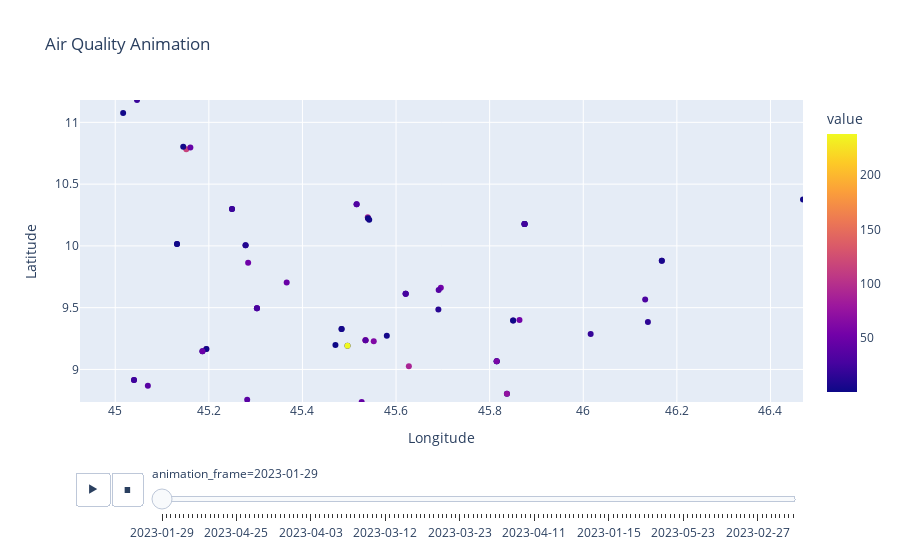

This figure's notebook cell:
### Code cell
#donya
figan = px.scatter(gdf_sen_meas, x="lng", y="lat", animation_frame=gdfdate, color="value",
                 range_x=[gdf_sen_meas['lng'].min(), gdf_sen_meas['lng'].max()],
                 range_y=[gdf_sen_meas['lat'].min(), gdf_sen_meas['lat'].max()],
                 title="Air Quality Animation")

figan.update_layout(xaxis_title="Longitude", yaxis_title="Latitude")

### Figure 1 — Plotly figure (JSON) as saved in the notebook; plotly's stock layout.template omitted (floating-point values rounded to 4 significant figures)
{"data": [{"hovertemplate": "animation_frame=2023-01-29<br>lng=%{x}<br>lat=%{y}<br>value=%{marker.color}<extra></extra>", "legendgroup": "", "marker": {"color": [30.1, 90.1, 0.6, 0.9, 133.5, 67.5, 36.6, 115.8, 24, 1.5, 45.2, 53.9, 38.5, 98.3, 1.1, 61.8, 3.5, 2.6, 9.7, 22.1, 17.2, 10.2, 38.7, 1.1, 0.8, 55, 48, 37.6, 23.3, 50.9, 30.1, 2, 29.8, 57.5, 27.6, 38.5, 2.9, 1, 2.3, 18.9, 2.5, 15.4, 49.5, 6.9, 12.7, 6.3, 24.8, 28.6, 26.4, 73.9, 49.7, 3.5, 3.6, 51.9, 237.9, 53.5, 0.4, 91.5, 45.9, 58.7, 32, 20.5, 13.4, 4.8, 35.7, 0.7], "coloraxis": "coloraxis", "symbol": "circle"}, "mode": "markers", "name": "", "orientation": "v", "showlegend": false, "type": "scatter", "x": [46.17, 45.63, 45.54, 45.47, 45.53, 45.53, 45.53, 45.15, 45.13, 45.84, 45.53, 45.86, 45.04, 45.19, 45.13, 45.55, 45.58, 45.19, 45.25, 45.25, 45.28, 45.28, 45.28, 45.82, 45.82, 45.62, 45.37, 45.07, 45.04, 45.54, 46.13, 45.19, 45.3, 45.3, 45.3, 45.52, 45.15, 45.5, 45.02, 46.02, 46.47, 46.14, 45.19, 45.87, 45.87, 45.87, 45.87, 45.62, 45.62, 45.84, 45.85, 45.48, 45.48, 45.28, 45.5, 45.7, 45.85, 45.54, 45.16, 45.82, 45.52, 45.05, 45.69, 46.17, 45.69, 45.54], "xaxis": "x", "y": [9.879, 9.026, 10.21, 9.197, 9.236, 9.236, 9.236, 10.78, 10.02, 8.804, 8.736, 9.4, 8.914, 9.165, 10.02, 9.228, 9.274, 9.147, 10.3, 10.3, 10.01, 10.01, 8.754, 9.067, 9.067, 9.612, 9.704, 8.869, 8.914, 10.22, 9.566, 9.165, 9.495, 9.495, 9.495, 10.34, 10.8, 9.191, 11.08, 9.286, 10.38, 9.385, 9.147, 10.18, 10.18, 10.18, 10.18, 9.612, 9.612, 8.804, 9.396, 9.327, 9.327, 9.863, 9.191, 9.661, 9.396, 10.23, 10.8, 9.067, 10.34, 11.18, 9.484, 9.879, 9.644, 10.22], "yaxis": "y"}], "layout": {"autosize": true, "coloraxis": {"colorbar": {"title": {"text": "value"}}, "colorscale": [[0, "#0d0887"], [0.1111, "#46039f"], [0.2222, "#7201a8"], [0.3333, "#9c179e"], [0.4444, "#bd3786"], [0.5556, "#d8576b"], [0.6667, "#ed7953"], [0.7778, "#fb9f3a"], [0.8889, "#fdca26"], [1, "#f0f921"]]}, "legend": {"tracegroupgap": 0}, "sliders": [{"active": 0, "currentvalue": {"prefix": "animation_frame="}, "len": 0.9, "pad": {"b": 10, "t": 60}, "steps": [{"args": [["2023-01-29"], {"frame": {"duration": 0, "redraw": false}, "fromcurrent": true, "mode": "immediate", "transition": {"duration": 0, "easing": "linear"}}], "label": "2023-01-29", "method": "animate"}, {"args": [["2023-01-25"], {"frame": {"duration": 0, "redraw": false}, "fromcurrent": true, "mode": "immediate", "transition": {"duration": 0, "easing": "linear"}}], "label": "2023-01-25", "method": "animate"}, {"args": [["2023-04-28"], {"frame": {"duration": 0, "redraw": false}, "fromcurrent": true, "mode": "immediate", "transition": {"duration": 0, "easing": "linear"}}], "label": "2023-04-28", "method": "animate"}, {"args": [["2023-04-27"], {"frame": {"duration": 0, "redraw": false}, "fromcurrent": true, "mode": "immediate", "transition": {"duration": 0, "easing": "linear"}}], "label": "2023-04-27", "method": "animate"}, {"args": [["2023-02-18"], {"frame": {"duration": 0, "redraw": false}, "fromcurrent": true, "mode": "immediate", "transition": {"duration": 0, "easing": "linear"}}], "label": "2023-02-18", "method": "animate"}, {"args": [["2023-03-22"], {"frame": {"duration": 0, "redraw": false}, "fromcurrent": true, "mode": "immediate", "transition": {"duration": 0, "easing": "linear"}}], "label": "2023-03-22", "method": "animate"}, {"args": [["2023-01-09"], {"frame": {"duration": 0, "redraw": false}, "fromcurrent": true, "mode": "immediate", "transition": {"duration": 0, "easing": "linear"}}], "label": "2023-01-09", "method": "animate"}, {"args": [["2023-02-09"], {"frame": {"duration": 0, "redraw": false}, "fromcurrent": true, "mode": "immediate", "transition": {"duration": 0, "easing": "linear"}}], "label": "2023-02-09", "method": "animate"}, {"args": [["2023-02-05"], {"frame": {"duration": 0, "redraw": false}, "fromcurrent": true, "mode": "immediate", "transition": {"duration": 0, "easing": "linear"}}], "label": "2023-02-05", "method": "animate"}, {"args": [["2023-03-21"], {"frame": {"duration": 0, "redraw": false}, "fromcurrent": true, "mode": "immediate", "transition": {"duration": 0, "easing": "linear"}}], "label": "2023-03-21", "method": "animate"}, {"args": [["2023-05-20"], {"frame": {"duration": 0, "redraw": false}, "fromcurrent": true, "mode": "immediate", "transition": {"duration": 0, "easing": "linear"}}], "label": "2023-05-20", "method": "animate"}, {"args": [["2023-04-29"], {"frame": {"duration": 0, "redraw": false}, "fromcurrent": true, "mode": "immediate", "transition": {"duration": 0, "easing": "linear"}}], "label": "2023-04-29", "method": "animate"}, {"args": [["2023-05-18"], {"frame": {"duration": 0, "redraw": false}, "fromcurrent": true, "mode": "immediate", "transition": {"duration": 0, "easing": "linear"}}], "label": "2023-05-18", "method": "animate"}, {"args": [["2023-03-03"], {"frame": {"duration": 0, "redraw": false}, "fromcurrent": true, "mode": "immediate", "transition": {"duration": 0, "easing": "linear"}}], "label": "2023-03-03", "method": "animate"}, {"args": [["2023-01-24"], {"frame": {"duration": 0, "redraw": false}, "fromcurrent": true, "mode": "immediate", "transition": {"duration": 0, "easing": "linear"}}], "label": "2023-01-24", "method": "animate"}, {"args": [["2023-05-19"], {"frame": {"duration": 0, "redraw": false}, "fromcurrent": true, "mode": "immediate", "transition": {"duration": 0, "easing": "linear"}}], "label": "2023-05-19", "method": "animate"}, {"args": [["2023-03-15"], {"frame": {"duration": 0, "redraw": false}, "fromcurrent": true, "mode": "immediate", "transition": {"duration": 0, "easing": "linear"}}], "label": "2023-03-15", "method": "animate"}, {"args": [["2023-04-25"], {"frame": {"duration": 0, "redraw": false}, "fromcurrent": true, "mode": "immediate", "transition": {"duration": 0, "easing": "linear"}}], "label": "2023-04-25", "method": "animate"}, {"args": [["2023-03-05"], {"frame": {"duration": 0, "redraw": false}, "fromcurrent": true, "mode": "immediate", "transition": {"duration": 0, "easing": "linear"}}], "label": "2023-03-05", "method": "animate"}, {"args": [["2023-04-12"], {"frame": {"duration": 0, "redraw": false}, "fromcurrent": true, "mode": "immediate", "transition": {"duration": 0, "easing": "linear"}}], "label": "2023-04-12", "method": "animate"}, {"args": [["2023-03-02"], {"frame": {"duration": 0, "redraw": false}, "fromcurrent": true, "mode": "immediate", "transition": {"duration": 0, "easing": "linear"}}], "label": "2023-03-02", "method": "animate"}, {"args": [["2023-03-07"], {"frame": {"duration": 0, "redraw": false}, "fromcurrent": true, "mode": "immediate", "transition": {"duration": 0, "easing": "linear"}}], "label": "2023-03-07", "method": "animate"}, {"args": [["2023-05-02"], {"frame": {"duration": 0, "redraw": false}, "fromcurrent": true, "mode": "immediate", "transition": {"duration": 0, "easing": "linear"}}], "label": "2023-05-02", "method": "animate"}, {"args": [["2023-03-14"], {"frame": {"duration": 0, "redraw": false}, "fromcurrent": true, "mode": "immediate", "transition": {"duration": 0, "easing": "linear"}}], "label": "2023-03-14", "method": "animate"}, {"args": [["2023-01-17"], {"frame": {"duration": 0, "redraw": false}, "fromcurrent": true, "mode": "immediate", "transition": {"duration": 0, "easing": "linear"}}], "label": "2023-01-17", "method": "animate"}, {"args": [["2023-02-08"], {"frame": {"duration": 0, "redraw": false}, "fromcurrent": true, "mode": "immediate", "transition": {"duration": 0, "easing": "linear"}}], "label": "2023-02-08", "method": "animate"}, {"args": [["2023-05-14"], {"frame": {"duration": 0, "redraw": false}, "fromcurrent": true, "mode": "immediate", "transition": {"duration": 0, "easing": "linear"}}], "label": "2023-05-14", "method": "animate"}, {"args": [["2023-01-28"], {"frame": {"duration": 0, "redraw": false}, "fromcurrent": true, "mode": "immediate", "transition": {"duration": 0, "easing": "linear"}}], "label": "2023-01-28", "method": "animate"}, {"args": [["2023-05-15"], {"frame": {"duration": 0, "redraw": false}, "fromcurrent": true, "mode": "immediate", "transition": {"duration": 0, "easing": "linear"}}], "label": "2023-05-15", "method": "animate"}, {"args": [["2023-05-04"], {"frame": {"duration": 0, "redraw": false}, "fromcurrent": true, "mode": "immediate", "transition": {"duration": 0, "easing": "linear"}}], "label": "2023-05-04", "method": "animate"}, {"args": [["2023-04-04"], {"frame": {"duration": 0, "redraw": false}, "fromcurrent": true, "mode": "immediate", "transition": {"duration": 0, "easing": "linear"}}], "label": "2023-04-04", "method": "animate"}, {"args": [["2023-03-06"], {"frame": {"duration": 0, "redraw": false}, "fromcurrent": true, "mode": "immediate", "transition": {"duration": 0, "easing": "linear"}}], "label": "2023-03-06", "method": "animate"}, {"args": [["2023-05-09"], {"frame": {"duration": 0, "redraw": false}, "fromcurrent": true, "mode": "immediate", "transition": {"duration": 0, "easing": "linear"}}], "label": "2023-05-09", "method": "animate"}, {"args": [["2023-03-01"], {"frame": {"duration": 0, "redraw": false}, "fromcurrent": true, "mode": "immediate", "transition": {"duration": 0, "easing": "linear"}}], "label": "2023-03-01", "method": "animate"}, {"args": [["2023-04-03"], {"frame": {"duration": 0, "redraw": false}, "fromcurrent": true, "mode": "immediate", "transition": {"duration": 0, "easing": "linear"}}], "label": "2023-04-03", "method": "animate"}, {"args": [["2023-01-21"], {"frame": {"duration": 0, "redraw": false}, "fromcurrent": true, "mode": "immediate", "transition": {"duration": 0, "easing": "linear"}}], "label": "2023-01-21", "method": "animate"}, {"args": [["2023-04-05"], {"frame": {"duration": 0, "redraw": false}, "fromcurrent": true, "mode": "immediate", "transition": {"duration": 0, "easing": "linear"}}], "label": "2023-04-05", "method": "animate"}, {"args": [["2023-01-08"], {"frame": {"duration": 0, "redraw": false}, "fromcurrent": true, "mode": "immediate", "transition": {"duration": 0, "easing": "linear"}}], "label": "2023-01-08", "method": "animate"}, {"args": [["2023-03-25"], {"frame": {"duration": 0, "redraw": false}, "fromcurrent": true, "mode": "immediate", "transition": {"duration": 0, "easing": "linear"}}], "label": "2023-03-25", "method": "animate"}, {"args": [["2023-01-04"], {"frame": {"duration": 0, "redraw": false}, "fromcurrent": true, "mode": "immediate", "transition": {"duration": 0, "easing": "linear"}}], "label": "2023-01-04", "method": "animate"}, {"args": [["2023-04-01"], {"frame": {"duration": 0, "redraw": false}, "fromcurrent": true, "mode": "immediate", "transition": {"duration": 0, "easing": "linear"}}], "label": "2023-04-01", "method": "animate"}, {"args": [["2023-04-21"], {"frame": {"duration": 0, "redraw": false}, "fromcurrent": true, "mode": "immediate", "transition": {"duration": 0, "easing": "linear"}}], "label": "2023-04-21", "method": "animate"}, {"args": [["2023-05-05"], {"frame": {"duration": 0, "redraw": false}, "fromcurrent": true, "mode": "immediate", "transition": {"duration": 0, "easing": "linear"}}], "label": "2023-05-05", "method": "animate"}, {"args": [["2023-02-07"], {"frame": {"duration": 0, "redraw": false}, "fromcurrent": true, "mode": "immediate", "transition": {"duration": 0, "easing": "linear"}}], "label": "2023-02-07", "method": "animate"}, {"args": [["2023-04-23"], {"frame": {"duration": 0, "redraw": false}, "fromcurrent": true, "mode": "immediate", "transition": {"duration": 0, "easing": "linear"}}], "label": "2023-04-23", "method": "animate"}, {"args": [["2023-01-16"], {"frame": {"duration": 0, "redraw": false}, "fromcurrent": true, "mode": "immediate", "transition": {"duration": 0, "easing": "linear"}}], "label": "2023-01-16", "method": "animate"}, {"args": [["2023-01-10"], {"frame": {"duration": 0, "redraw": false}, "fromcurrent": true, "mode": "immediate", "transition": {"duration": 0, "easing": "linear"}}], "label": "2023-01-10", "method": "animate"}, {"args": [["2023-04-08"], {"frame": {"duration": 0, "redraw": false}, "fromcurrent": true, "mode": "immediate", "transition": {"duration": 0, "easing": "linear"}}], "label": "2023-04-08", "method": "animate"}, {"args": [["2023-02-14"], {"frame": {"duration": 0, "redraw": false}, "fromcurrent": true, "mode": "immediate", "transition": {"duration": 0, "easing": "linear"}}], "label": "2023-02-14", "method": "animate"}, {"args": [["2023-05-22"], {"frame": {"duration": 0, "redraw": false}, "fromcurrent": true, "mode": "immediate", "transition": {"duration": 0, "easing": "linear"}}], "label": "2023-05-22", "method": "animate"}, {"args": [["2023-04-30"], {"frame": {"duration": 0, "redraw": false}, "fromcurrent": true, "mode": "immediate", "transition": {"duration": 0, "easing": "linear"}}], "label": "2023-04-30", "method": "animate"}, {"args": [["2023-03-12"], {"frame": {"duration": 0, "redraw": false}, "fromcurrent": true, "mode": "immediate", "transition": {"duration": 0, "easing": "linear"}}], "label": "2023-03-12", "method": "animate"}, {"args": [["2023-01-01"], {"frame": {"duration": 0, "redraw": false}, "fromcurrent": true, "mode": "immediate", "transition": {"duration": 0, "easing": "linear"}}], "label": "2023-01-01", "method": "animate"}, {"args": [["2023-04-02"], {"frame": {"duration": 0, "redraw": false}, "fromcurrent": true, "mode": "immediate", "transition": {"duration": 0, "easing": "linear"}}], "label": "2023-04-02", "method": "animate"}, {"args": [["2023-01-06"], {"frame": {"duration": 0, "redraw": false}, "fromcurrent": true, "mode": "immediate", "transition": {"duration": 0, "easing": "linear"}}], "label": "2023-01-06", "method": "animate"}, {"args": [["2023-01-30"], {"frame": {"duration": 0, "redraw": false}, "fromcurrent": true, "mode": "immediate", "transition": {"duration": 0, "easing": "linear"}}], "label": "2023-01-30", "method": "animate"}, {"args": [["2023-02-17"], {"frame": {"duration": 0, "redraw": false}, "fromcurrent": true, "mode": "immediate", "transition": {"duration": 0, "easing": "linear"}}], "label": "2023-02-17", "method": "animate"}, {"args": [["2023-04-16"], {"frame": {"duration": 0, "redraw": false}, "fromcurrent": true, "mode": "immediate", "transition": {"duration": 0, "easing": "linear"}}], "label": "2023-04-16", "method": "animate"}, {"args": [["2023-05-08"], {"frame": {"duration": 0, "redraw": false}, "fromcurrent": true, "mode": "immediate", "transition": {"duration": 0, "easing": "linear"}}], "label": "2023-05-08", "method": "animate"}, {"args": [["2023-02-28"], {"frame": {"duration": 0, "redraw": false}, "fromcurrent": true, "mode": "immediate", "transition": {"duration": 0, "easing": "linear"}}], "label": "2023-02-28", "method": "animate"}, {"args": [["2023-03-31"], {"frame": {"duration": 0, "redraw": false}, "fromcurrent": true, "mode": "immediate", "transition": {"duration": 0, "easing": "linear"}}], "label": "2023-03-31", "method": "animate"}, {"args": [["2023-04-14"], {"frame": {"duration": 0, "redraw": false}, "fromcurrent": true, "mode": "immediate", "transition": {"duration": 0, "easing": "linear"}}], "label": "2023-04-14", "method": "animate"}, {"args": [["2023-05-06"], {"frame": {"duration": 0, "redraw": false}, "fromcurrent": true, "mode": "immediate", "transition": {"duration": 0, "easing": "linear"}}], "label": "2023-05-06", "method": "animate"}, {"args": [["2023-02-22"], {"frame": {"duration": 0, "redraw": false}, "fromcurrent": true, "mode": "immediate", "transition": {"duration": 0, "easing": "linear"}}], "label": "2023-02-22", "method": "animate"}, {"args": [["2023-04-17"], {"frame": {"duration": 0, "redraw": false}, "fromcurrent": true, "mode": "immediate", "transition": {"duration": 0, "easing": "linear"}}], "label": "2023-04-17", "method": "animate"}, {"args": [["2023-04-20"], {"frame": {"duration": 0, "redraw": false}, "fromcurrent": true, "mode": "immediate", "transition": {"duration": 0, "easing": "linear"}}], "label": "2023-04-20", "method": "animate"}, {"args": [["2023-04-15"], {"frame": {"duration": 0, "redraw": false}, "fromcurrent": true, "mode": "immediate", "transition": {"duration": 0, "easing": "linear"}}], "label": "2023-04-15", "method": "animate"}, {"args": [["2023-02-01"], {"frame": {"duration": 0, "redraw": false}, "fromcurrent": true, "mode": "immediate", "transition": {"duration": 0, "easing": "linear"}}], "label": "2023-02-01", "method": "animate"}, {"args": [["2023-03-23"], {"frame": {"duration": 0, "redraw": false}, "fromcurrent": true, "mode": "immediate", "transition": {"duration": 0, "easing": "linear"}}], "label": "2023-03-23", "method": "animate"}, {"args": [["2023-01-22"], {"frame": {"duration": 0, "redraw": false}, "fromcurrent": true, "mode": "immediate", "transition": {"duration": 0, "easing": "linear"}}], "label": "2023-01-22", "method": "animate"}, {"args": [["2023-04-22"], {"frame": {"duration": 0, "redraw": false}, "fromcurrent": true, "mode": "immediate", "transition": {"duration": 0, "easing": "linear"}}], "label": "2023-04-22", "method": "animate"}, {"args": [["2023-01-23"], {"frame": {"duration": 0, "redraw": false}, "fromcurrent": true, "mode": "immediate", "transition": {"duration": 0, "easing": "linear"}}], "label": "2023-01-23", "method": "animate"}, {"args": [["2023-05-03"], {"frame": {"duration": 0, "redraw": false}, "fromcurrent": true, "mode": "immediate", "transition": {"duration": 0, "easing": "linear"}}], "label": "2023-05-03", "method": "animate"}, {"args": [["2023-03-16"], {"frame": {"duration": 0, "redraw": false}, "fromcurrent": true, "mode": "immediate", "transition": {"duration": 0, "easing": "linear"}}], "label": "2023-03-16", "method": "animate"}, {"args": [["2023-04-19"], {"frame": {"duration": 0, "redraw": false}, "fromcurrent": true, "mode": "immediate", "transition": {"duration": 0, "easing": "linear"}}], "label": "2023-04-19", "method": "animate"}, {"args": [["2023-03-18"], {"frame": {"duration": 0, "redraw": false}, "fromcurrent": true, "mode": "immediate", "transition": {"duration": 0, "easing": "linear"}}], "label": "2023-03-18", "method": "animate"}, {"args": [["2023-02-23"], {"frame": {"duration": 0, "redraw": false}, "fromcurrent": true, "mode": "immediate", "transition": {"duration": 0, "easing": "linear"}}], "label": "2023-02-23", "method": "animate"}, {"args": [["2023-04-09"], {"frame": {"duration": 0, "redraw": false}, "fromcurrent": true, "mode": "immediate", "transition": {"duration": 0, "easing": "linear"}}], "label": "2023-04-09", "method": "animate"}, {"args": [["2023-02-15"], {"frame": {"duration": 0, "redraw": false}, "fromcurrent": true, "mode": "immediate", "transition": {"duration": 0, "easing": "linear"}}], "label": "2023-02-15", "method": "animate"}, {"args": [["2023-03-13"], {"frame": {"duration": 0, "redraw": false}, "fromcurrent": true, "mode": "immediate", "transition": {"duration": 0, "easing": "linear"}}], "label": "2023-03-13", "method": "animate"}, {"args": [["2023-04-06"], {"frame": {"duration": 0, "redraw": false}, "fromcurrent": true, "mode": "immediate", "transition": {"duration": 0, "easing": "linear"}}], "label": "2023-04-06", "method": "animate"}, {"args": [["2023-04-07"], {"frame": {"duration": 0, "redraw": false}, "fromcurrent": true, "mode": "immediate", "transition": {"duration": 0, "easing": "linear"}}], "label": "2023-04-07", "method": "animate"}, {"args": [["2023-03-09"], {"frame": {"duration": 0, "redraw": false}, "fromcurrent": true, "mode": "immediate", "transition": {"duration": 0, "easing": "linear"}}], "label": "2023-03-09", "method": "animate"}, {"args": [["2023-03-29"], {"frame": {"duration": 0, "redraw": false}, "fromcurrent": true, "mode": "immediate", "transition": {"duration": 0, "easing": "linear"}}], "label": "2023-03-29", "method": "animate"}, {"args": [["2023-02-04"], {"frame": {"duration": 0, "redraw": false}, "fromcurrent": true, "mode": "immediate", "transition": {"duration": 0, "easing": "linear"}}], "label": "2023-02-04", "method": "animate"}, {"args": [["2023-04-11"], {"frame": {"duration": 0, "redraw": false}, "fromcurrent": true, "mode": "immediate", "transition": {"duration": 0, "easing": "linear"}}], "label": "2023-04-11", "method": "animate"}, {"args": [["2023-05-10"], {"frame": {"duration": 0, "redraw": false}, "fromcurrent": true, "mode": "immediate", "transition": {"duration": 0, "easing": "linear"}}], "label": "2023-05-10", "method": "animate"}, {"args": [["2023-03-17"], {"frame": {"duration": 0, "redraw": false}, "fromcurrent": true, "mode": "immediate", "transition": {"duration": 0, "easing": "linear"}}], "label": "2023-03-17", "method": "animate"}, {"args": [["2023-02-19"], {"frame": {"duration": 0, "redraw": false}, "fromcurrent": true, "mode": "immediate", "transition": {"duration": 0, "easing": "linear"}}], "label": "2023-02-19", "method": "animate"}, {"args": [["2023-02-13"], {"frame": {"duration": 0, "redraw": false}, "fromcurrent": true, "mode": "immediate", "transition": {"duration": 0, "easing": "linear"}}], "label": "2023-02-13", "method": "animate"}, {"args": [["2023-03-24"], {"frame": {"duration": 0, "redraw": false}, "fromcurrent": true, "mode": "immediate", "transition": {"duration": 0, "easing": "linear"}}], "label": "2023-03-24", "method": "animate"}, {"args": [["2023-02-24"], {"frame": {"duration": 0, "redraw": false}, "fromcurrent": true, "mode": "immediate", "transition": {"duration": 0, "easing": "linear"}}], "label": "2023-02-24", "method": "animate"}, {"args": [["2023-02-12"], {"frame": {"duration": 0, "redraw": false}, "fromcurrent": true, "mode": "immediate", "transition": {"duration": 0, "easing": "linear"}}], "label": "2023-02-12", "method": "animate"}, {"args": [["2023-01-31"], {"frame": {"duration": 0, "redraw": false}, "fromcurrent": true, "mode": "immediate", "transition": {"duration": 0, "easing": "linear"}}], "label": "2023-01-31", "method": "animate"}, {"args": [["2023-03-10"], {"frame": {"duration": 0, "redraw": false}, "fromcurrent": true, "mode": "immediate", "transition": {"duration": 0, "easing": "linear"}}], "label": "2023-03-10", "method": "animate"}, {"args": [["2023-02-03"], {"frame": {"duration": 0, "redraw": false}, "fromcurrent": true, "mode": "immediate", "transition": {"duration": 0, "easing": "linear"}}], "label": "2023-02-03", "method": "animate"}, {"args": [["2023-05-21"], {"frame": {"duration": 0, "redraw": false}, "fromcurrent": true, "mode": "immediate", "transition": {"duration": 0, "easing": "linear"}}], "label": "2023-05-21", "method": "animate"}, {"args": [["2023-05-17"], {"frame": {"duration": 0, "redraw": false}, "fromcurrent": true, "mode": "immediate", "transition": {"duration": 0, "easing": "linear"}}], "label": "2023-05-17", "method": "animate"}, {"args": [["2023-03-04"], {"frame": {"duration": 0, "redraw": false}, "fromcurrent": true, "mode": "immediate", "transition": {"duration": 0, "easing": "linear"}}], "label": "2023-03-04", "method": "animate"}, {"args": [["2023-03-28"], {"frame": {"duration": 0, "redraw": false}, "fromcurrent": true, "mode": "immediate", "transition": {"duration": 0, "easing": "linear"}}], "label": "2023-03-28", "method": "animate"}, {"args": [["2023-04-24"], {"frame": {"duration": 0, "redraw": false}, "fromcurrent": true, "mode": "immediate", "transition": {"duration": 0, "easing": "linear"}}], "label": "2023-04-24", "method": "animate"}, {"args": [["2023-02-16"], {"frame": {"duration": 0, "redraw": false}, "fromcurrent": true, "mode": "immediate", "transition": {"duration": 0, "easing": "linear"}}], "label": "2023-02-16", "method": "animate"}, {"args": [["2023-01-15"], {"frame": {"duration": 0, "redraw": false}, "fromcurrent": true, "mode": "immediate", "transition": {"duration": 0, "easing": "linear"}}], "label": "2023-01-15", "method": "animate"}, {"args": [["2023-04-18"], {"frame": {"duration": 0, "redraw": false}, "fromcurrent": true, "mode": "immediate", "transition": {"duration": 0, "easing": "linear"}}], "label": "2023-04-18", "method": "animate"}, {"args": [["2023-01-20"], {"frame": {"duration": 0, "redraw": false}, "fromcurrent": true, "mode": "immediate", "transition": {"duration": 0, "easing": "linear"}}], "label": "2023-01-20", "method": "animate"}, {"args": [["2023-01-11"], {"frame": {"duration": 0, "redraw": false}, "fromcurrent": true, "mode": "immediate", "transition": {"duration": 0, "easing": "linear"}}], "label": "2023-01-11", "method": "animate"}, {"args": [["2023-01-07"], {"frame": {"duration": 0, "redraw": false}, "fromcurrent": true, "mode": "immediate", "transition": {"duration": 0, "easing": "linear"}}], "label": "2023-01-07", "method": "animate"}, {"args": [["2023-02-02"], {"frame": {"duration": 0, "redraw": false}, "fromcurrent": true, "mode": "immediate", "transition": {"duration": 0, "easing": "linear"}}], "label": "2023-02-02", "method": "animate"}, {"args": [["2023-03-20"], {"frame": {"duration": 0, "redraw": false}, "fromcurrent": true, "mode": "immediate", "transition": {"duration": 0, "easing": "linear"}}], "label": "2023-03-20", "method": "animate"}, {"args": [["2023-01-18"], {"frame": {"duration": 0, "redraw": false}, "fromcurrent": true, "mode": "immediate", "transition": {"duration": 0, "easing": "linear"}}], "label": "2023-01-18", "method": "animate"}, {"args": [["2023-01-27"], {"frame": {"duration": 0, "redraw": false}, "fromcurrent": true, "mode": "immediate", "transition": {"duration": 0, "easing": "linear"}}], "label": "2023-01-27", "method": "animate"}, {"args": [["2023-05-12"], {"frame": {"duration": 0, "redraw": false}, "fromcurrent": true, "mode": "immediate", "transition": {"duration": 0, "easing": "linear"}}], "label": "2023-05-12", "method": "animate"}, {"args": [["2023-05-24"], {"frame": {"duration": 0, "redraw": false}, "fromcurrent": true, "mode": "immediate", "transition": {"duration": 0, "easing": "linear"}}], "label": "2023-05-24", "method": "animate"}, {"args": [["2023-02-26"], {"frame": {"duration": 0, "redraw": false}, "fromcurrent": true, "mode": "immediate", "transition": {"duration": 0, "easing": "linear"}}], "label": "2023-02-26", "method": "animate"}, {"args": [["2023-05-16"], {"frame": {"duration": 0, "redraw": false}, "fromcurrent": true, "mode": "immediate", "transition": {"duration": 0, "easing": "linear"}}], "label": "2023-05-16", "method": "animate"}, {"args": [["2023-03-11"], {"frame": {"duration": 0, "redraw": false}, "fromcurrent": true, "mode": "immediate", "transition": {"duration": 0, "easing": "linear"}}], "label": "2023-03-11", "method": "animate"}, {"args": [["2023-01-19"], {"frame": {"duration": 0, "redraw": false}, "fromcurrent": true, "mode": "immediate", "transition": {"duration": 0, "easing": "linear"}}], "label": "2023-01-19", "method": "animate"}, {"args": [["2023-05-11"], {"frame": {"duration": 0, "redraw": false}, "fromcurrent": true, "mode": "immediate", "transition": {"duration": 0, "easing": "linear"}}], "label": "2023-05-11", "method": "animate"}, {"args": [["2023-04-10"], {"frame": {"duration": 0, "redraw": false}, "fromcurrent": true, "mode": "immediate", "transition": {"duration": 0, "easing": "linear"}}], "label": "2023-04-10", "method": "animate"}, {"args": [["2023-05-23"], {"frame": {"duration": 0, "redraw": false}, "fromcurrent": true, "mode": "immediate", "transition": {"duration": 0, "easing": "linear"}}], "label": "2023-05-23", "method": "animate"}, {"args": [["2023-05-13"], {"frame": {"duration": 0, "redraw": false}, "fromcurrent": true, "mode": "immediate", "transition": {"duration": 0, "easing": "linear"}}], "label": "2023-05-13", "method": "animate"}, {"args": [["2023-02-21"], {"frame": {"duration": 0, "redraw": false}, "fromcurrent": true, "mode": "immediate", "transition": {"duration": 0, "easing": "linear"}}], "label": "2023-02-21", "method": "animate"}, {"args": [["2023-03-26"], {"frame": {"duration": 0, "redraw": false}, "fromcurrent": true, "mode": "immediate", "transition": {"duration": 0, "easing": "linear"}}], "label": "2023-03-26", "method": "animate"}, {"args": [["2023-03-19"], {"frame": {"duration": 0, "redraw": false}, "fromcurrent": true, "mode": "immediate", "transition": {"duration": 0, "easing": "linear"}}], "label": "2023-03-19", "method": "animate"}, {"args": [["2023-01-26"], {"frame": {"duration": 0, "redraw": false}, "fromcurrent": true, "mode": "immediate", "transition": {"duration": 0, "easing": "linear"}}], "label": "2023-01-26", "method": "animate"}, {"args": [["2023-04-13"], {"frame": {"duration": 0, "redraw": false}, "fromcurrent": true, "mode": "immediate", "transition": {"duration": 0, "easing": "linear"}}], "label": "2023-04-13", "method": "animate"}, {"args": [["2023-05-07"], {"frame": {"duration": 0, "redraw": false}, "fromcurrent": true, "mode": "immediate", "transition": {"duration": 0, "easing": "linear"}}], "label": "2023-05-07", "method": "animate"}, {"args": [["2023-05-01"], {"frame": {"duration": 0, "redraw": false}, "fromcurrent": true, "mode": "immediate", "transition": {"duration": 0, "easing": "linear"}}], "label": "2023-05-01", "method": "animate"}, {"args": [["2023-03-08"], {"frame": {"duration": 0, "redraw": false}, "fromcurrent": true, "mode": "immediate", "transition": {"duration": 0, "easing": "linear"}}], "label": "2023-03-08", "method": "animate"}, {"args": [["2023-01-02"], {"frame": {"duration": 0, "redraw": false}, "fromcurrent": true, "mode": "immediate", "transition": {"duration": 0, "easing": "linear"}}], "label": "2023-01-02", "method": "animate"}, {"args": [["2023-01-03"], {"frame": {"duration": 0, "redraw": false}, "fromcurrent": true, "mode": "immediate", "transition": {"duration": 0, "easing": "linear"}}], "label": "2023-01-03", "method": "animate"}, {"args": [["2023-04-26"], {"frame": {"duration": 0, "redraw": false}, "fromcurrent": true, "mode": "immediate", "transition": {"duration": 0, "easing": "linear"}}], "label": "2023-04-26", "method": "animate"}, {"args": [["2023-03-30"], {"frame": {"duration": 0, "redraw": false}, "fromcurrent": true, "mode": "immediate", "transition": {"duration": 0, "easing": "linear"}}], "label": "2023-03-30", "method": "animate"}, {"args": [["2023-02-06"], {"frame": {"duration": 0, "redraw": false}, "fromcurrent": true, "mode": "immediate", "transition": {"duration": 0, "easing": "linear"}}], "label": "2023-02-06", "method": "animate"}, {"args": [["2023-02-20"], {"frame": {"duration": 0, "redraw": false}, "fromcurrent": true, "mode": "immediate", "transition": {"duration": 0, "easing": "linear"}}], "label": "2023-02-20", "method": "animate"}, {"args": [["2023-01-05"], {"frame": {"duration": 0, "redraw": false}, "fromcurrent": true, "mode": "immediate", "transition": {"duration": 0, "easing": "linear"}}], "label": "2023-01-05", "method": "animate"}, {"args": [["2023-02-27"], {"frame": {"duration": 0, "redraw": false}, "fromcurrent": true, "mode": "immediate", "transition": {"duration": 0, "easing": "linear"}}], "label": "2023-02-27", "method": "animate"}, {"args": [["2023-02-25"], {"frame": {"duration": 0, "redraw": false}, "fromcurrent": true, "mode": "immediate", "transition": {"duration": 0, "easing": "linear"}}], "label": "2023-02-25", "method": "animate"}, {"args": [["2023-02-11"], {"frame": {"duration": 0, "redraw": false}, "fromcurrent": true, "mode": "immediate", "transition": {"duration": 0, "easing": "linear"}}], "label": "2023-02-11", "method": "animate"}, {"args": [["2023-03-27"], {"frame": {"duration": 0, "redraw": false}, "fromcurrent": true, "mode": "immediate", "transition": {"duration": 0, "easing": "linear"}}], "label": "2023-03-27", "method": "animate"}, {"args": [["2023-02-10"], {"frame": {"duration": 0, "redraw": false}, "fromcurrent": true, "mode": "immediate", "transition": {"duration": 0, "easing": "linear"}}], "label": "2023-02-10", "method": "animate"}, {"args": [["2023-05-25"], {"frame": {"duration": 0, "redraw": false}, "fromcurrent": true, "mode": "immediate", "transition": {"duration": 0, "easing": "linear"}}], "label": "2023-05-25", "method": "animate"}, {"args": [["2023-01-13"], {"frame": {"duration": 0, "redraw": false}, "fromcurrent": true, "mode": "immediate", "transition": {"duration": 0, "easing": "linear"}}], "label": "2023-01-13", "method": "animate"}, {"args": [["2023-01-14"], {"frame": {"duration": 0, "redraw": false}, "fromcurrent": true, "mode": "immediate", "transition": {"duration": 0, "easing": "linear"}}], "label": "2023-01-14", "method": "animate"}, {"args": [["2023-01-12"], {"frame": {"duration": 0, "redraw": false}, "fromcurrent": true, "mode": "immediate", "transition": {"duration": 0, "easing": "linear"}}], "label": "2023-01-12", "method": "animate"}], "x": 0.1, "xanchor": "left", "y": 0, "yanchor": "top"}], "title": {"text": "Air Quality Animation"}, "updatemenus": [{"buttons": [{"args": [null, {"frame": {"duration": 500, "redraw": false}, "fromcurrent": true, "mode": "immediate", "transition": {"duration": 500, "easing": "linear"}}], "label": "&#9654;", "method": "animate"}, {"args": [[null], {"frame": {"duration": 0, "redraw": false}, "fromcurrent": true, "mode": "immediate", "transition": {"duration": 0, "easing": "linear"}}], "label": "&#9724;", "method": "animate"}], "direction": "left", "pad": {"r": 10, "t": 70}, "showactive": false, "type": "buttons", "x": 0.1, "xanchor": "right", "y": 0, "yanchor": "top"}], "xaxis": {"anchor": "y", "domain": [0, 1], "range": [44.92, 46.47], "title": {"text": "Longitude"}, "type": "linear"}, "yaxis": {"anchor": "x", "domain": [0, 1], "range": [8.736, 11.18], "title": {"text": "Latitude"}, "type": "linear"}}}
